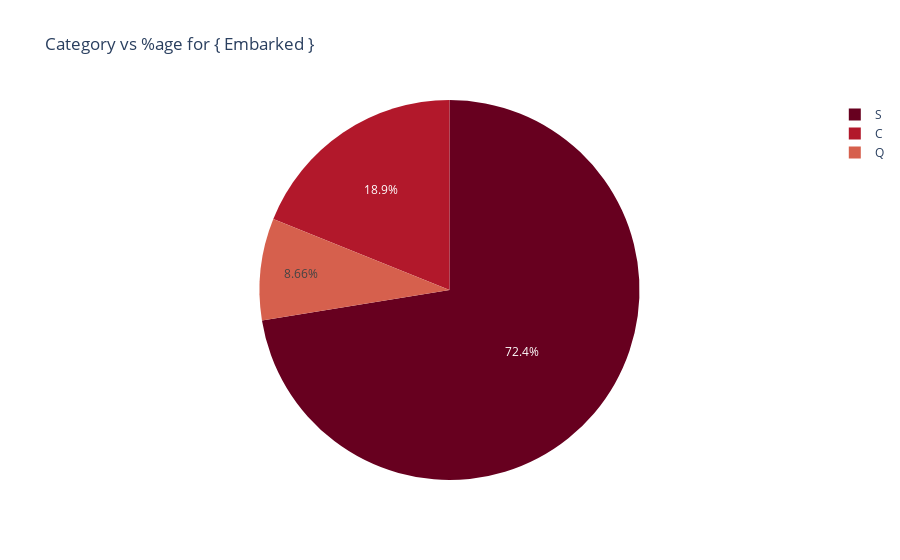

Notebook source saved alongside this figure:
### Code cell
prcntage_values( 'Embarked' )

### Figure 1 — Plotly figure (JSON) as saved in the notebook; plotly's stock layout.template omitted (floating-point values rounded to 4 significant figures)
{"data": [{"domain": {"x": [0, 1], "y": [0, 1]}, "hovertemplate": "Category=%{label}<br>%age=%{value}<extra></extra>", "labels": ["S", "C", "Q"], "legendgroup": "", "name": "", "showlegend": true, "type": "pie", "values": [644, 168, 77]}], "layout": {"legend": {"tracegroupgap": 0}, "piecolorway": ["rgb(103,0,31)", "rgb(178,24,43)", "rgb(214,96,77)", "rgb(244,165,130)", "rgb(253,219,199)", "rgb(247,247,247)", "rgb(209,229,240)", "rgb(146,197,222)", "rgb(67,147,195)", "rgb(33,102,172)", "rgb(5,48,97)"], "title": {"text": "Category vs %age for { Embarked }"}}}
